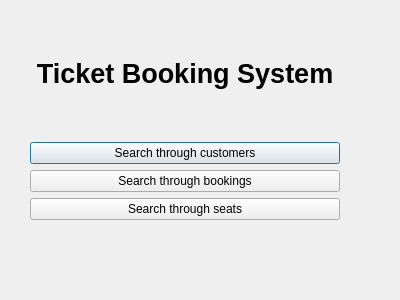
<?xml version="1.0" encoding="UTF-8"?>
<ui version="4.0">
 <class>Dialog</class>
 <widget class="QDialog" name="Dialog">
  <property name="geometry">
   <rect>
    <x>0</x>
    <y>0</y>
    <width>400</width>
    <height>300</height>
   </rect>
  </property>
  <property name="windowTitle">
   <string>Dialog</string>
  </property>
  <widget class="QWidget" name="layoutWidget">
   <property name="geometry">
    <rect>
     <x>30</x>
     <y>10</y>
     <width>310</width>
     <height>210</height>
    </rect>
   </property>
   <layout class="QVBoxLayout" name="verticalLayout_2">
    <item>
     <layout class="QHBoxLayout" name="horizontalLayout_2">
      <item>
       <widget class="QLabel" name="label">
        <property name="font">
         <font>
          <pointsize>20</pointsize>
          <weight>75</weight>
          <bold>true</bold>
         </font>
        </property>
        <property name="text">
         <string>Ticket Booking System</string>
        </property>
        <property name="alignment">
         <set>Qt::AlignCenter</set>
        </property>
       </widget>
      </item>
     </layout>
    </item>
    <item>
     <layout class="QVBoxLayout" name="verticalLayout">
      <item>
       <widget class="QPushButton" name="gotocustomers">
        <property name="text">
         <string>Search through customers</string>
        </property>
       </widget>
      </item>
      <item>
       <widget class="QPushButton" name="gotobookings">
        <property name="text">
         <string>Search through bookings</string>
        </property>
       </widget>
      </item>
      <item>
       <widget class="QPushButton" name="gotoseats">
        <property name="text">
         <string>Search through seats</string>
        </property>
       </widget>
      </item>
     </layout>
    </item>
   </layout>
  </widget>
 </widget>
 <resources/>
 <connections/>
</ui>
